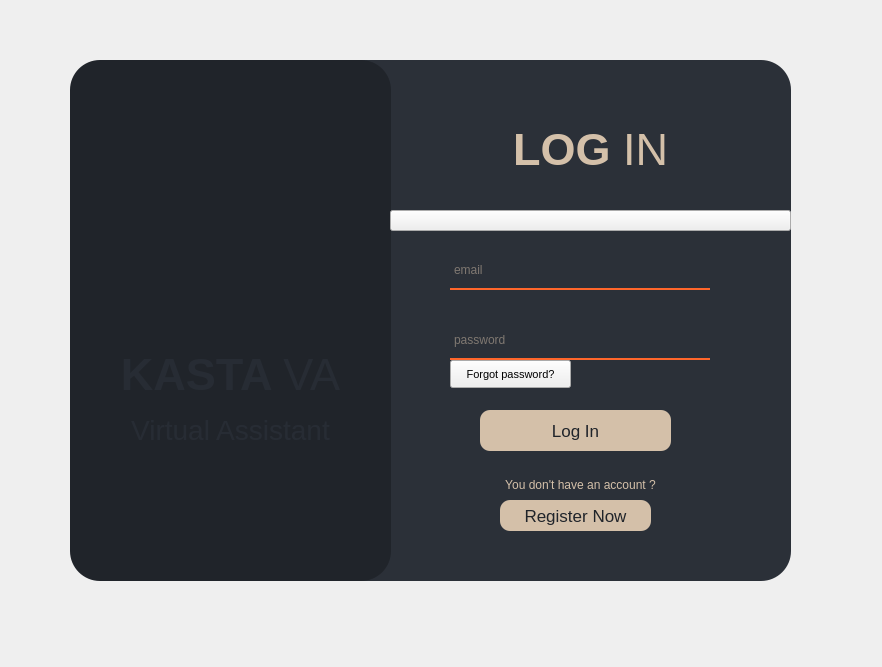
<?xml version="1.0" encoding="UTF-8"?>
<ui version="4.0">
 <class>Form</class>
 <widget class="QWidget" name="Form">
  <property name="geometry">
   <rect>
    <x>0</x>
    <y>0</y>
    <width>882</width>
    <height>667</height>
   </rect>
  </property>
  <property name="windowTitle">
   <string>Form</string>
  </property>
  <widget class="QWidget" name="widget" native="true">
   <property name="geometry">
    <rect>
     <x>30</x>
     <y>30</y>
     <width>871</width>
     <height>611</height>
    </rect>
   </property>
   <widget class="QLabel" name="label">
    <property name="geometry">
     <rect>
      <x>300</x>
      <y>30</y>
      <width>461</width>
      <height>521</height>
     </rect>
    </property>
    <property name="styleSheet">
     <string notr="true">background-color: #2b3038;
border-radius: 30px;</string>
    </property>
    <property name="text">
     <string>TextLabel</string>
    </property>
   </widget>
   <widget class="QLabel" name="label_2">
    <property name="geometry">
     <rect>
      <x>40</x>
      <y>30</y>
      <width>321</width>
      <height>521</height>
     </rect>
    </property>
    <property name="styleSheet">
     <string notr="true">background-color: #20242a;
border-radius: 30px;</string>
    </property>
    <property name="text">
     <string/>
    </property>
   </widget>
   <widget class="QLabel" name="label_3">
    <property name="geometry">
     <rect>
      <x>360</x>
      <y>80</y>
      <width>401</width>
      <height>81</height>
     </rect>
    </property>
    <property name="font">
     <font>
      <family>Segoe UI</family>
      <pointsize>34</pointsize>
     </font>
    </property>
    <property name="styleSheet">
     <string notr="true">color: rgb(212, 192, 169);</string>
    </property>
    <property name="text">
     <string>&lt;strong&gt;LOG &lt;/strong&gt;IN</string>
    </property>
    <property name="alignment">
     <set>Qt::AlignCenter</set>
    </property>
   </widget>
   <widget class="QLineEdit" name="emailLabel">
    <property name="geometry">
     <rect>
      <x>420</x>
      <y>220</y>
      <width>260</width>
      <height>40</height>
     </rect>
    </property>
    <property name="font">
     <font>
      <family>Segoe UI</family>
      <pointsize>9</pointsize>
     </font>
    </property>
    <property name="styleSheet">
     <string notr="true">background-color: rgba(0,0,0,0);
border: 2px solid rgba(0,0,0,0);
border-bottom-color: #ff662b;
color: rgb(212, 192, 169);
paddinf-bottom: 7px;</string>
    </property>
    <property name="placeholderText">
     <string>email</string>
    </property>
   </widget>
   <widget class="QLineEdit" name="passwordLabel">
    <property name="geometry">
     <rect>
      <x>420</x>
      <y>290</y>
      <width>260</width>
      <height>40</height>
     </rect>
    </property>
    <property name="font">
     <font>
      <family>Segoe UI</family>
      <pointsize>9</pointsize>
     </font>
    </property>
    <property name="styleSheet">
     <string notr="true">background-color: rgba(0,0,0,0);
border: 2px solid rgba(0,0,0,0);
border-bottom-color: #ff662b;
color: rgb(212, 192, 169);
paddinf-bottom: 7px;</string>
    </property>
    <property name="echoMode">
     <enum>QLineEdit::PasswordEchoOnEdit</enum>
    </property>
    <property name="placeholderText">
     <string>password</string>
    </property>
   </widget>
   <widget class="QPushButton" name="loginButton">
    <property name="geometry">
     <rect>
      <x>450</x>
      <y>380</y>
      <width>191</width>
      <height>41</height>
     </rect>
    </property>
    <property name="font">
     <font>
      <family>Segoe UI</family>
      <pointsize>13</pointsize>
     </font>
    </property>
    <property name="styleSheet">
     <string notr="true">QPushButton{
background-color:  rgb(212, 192, 169);
color: #20242a;
border-radius: 10px;
}
QPushButton:hover{
background-color: #837c73;
}

QPushButton:pressed{
padding-left: 5px;
padding-right: 5px;
background-position: calc(100% - 10px)center;
background-color: #ff662b;;
}</string>
    </property>
    <property name="text">
     <string>Log In</string>
    </property>
   </widget>
   <widget class="QPushButton" name="registerButton">
    <property name="geometry">
     <rect>
      <x>470</x>
      <y>470</y>
      <width>151</width>
      <height>31</height>
     </rect>
    </property>
    <property name="font">
     <font>
      <family>Segoe UI</family>
      <pointsize>13</pointsize>
     </font>
    </property>
    <property name="styleSheet">
     <string notr="true">QPushButton{
background-color:  rgb(212, 192, 169);
color: #20242a;
border-radius: 10px;
}
QPushButton:hover{
background-color: #837c73;
}

QPushButton:pressed{
padding-left: 5px;
padding-right: 5px;
background-position: calc(100% - 10px)center;
background-color: #ff662b;;
}</string>
    </property>
    <property name="text">
     <string>Register Now</string>
    </property>
   </widget>
   <widget class="QLabel" name="label_4">
    <property name="geometry">
     <rect>
      <x>350</x>
      <y>440</y>
      <width>401</width>
      <height>31</height>
     </rect>
    </property>
    <property name="font">
     <font>
      <family>Segoe UI</family>
      <pointsize>34</pointsize>
     </font>
    </property>
    <property name="styleSheet">
     <string notr="true">color: rgb(212, 192, 169);</string>
    </property>
    <property name="text">
     <string>&lt;html&gt;&lt;head/&gt;&lt;body&gt;&lt;p&gt;&lt;span style=&quot; font-size:9pt;&quot;&gt;You don't have an account ?&lt;/span&gt;&lt;/p&gt;&lt;/body&gt;&lt;/html&gt;</string>
    </property>
    <property name="alignment">
     <set>Qt::AlignCenter</set>
    </property>
   </widget>
   <widget class="QLabel" name="errorLabel">
    <property name="geometry">
     <rect>
      <x>360</x>
      <y>190</y>
      <width>401</width>
      <height>20</height>
     </rect>
    </property>
    <property name="styleSheet">
     <string notr="true">color: red;</string>
    </property>
    <property name="text">
     <string>&lt;html&gt;&lt;head/&gt;&lt;body&gt;&lt;p&gt;&lt;br/&gt;&lt;/p&gt;&lt;/body&gt;&lt;/html&gt;</string>
    </property>
    <property name="alignment">
     <set>Qt::AlignCenter</set>
    </property>
   </widget>
   <widget class="QPushButton" name="verifyButton">
    <property name="geometry">
     <rect>
      <x>360</x>
      <y>180</y>
      <width>401</width>
      <height>21</height>
     </rect>
    </property>
    <property name="styleSheet">
     <string notr="true">background-color: transparent;
color: red;

QPushButton{
background-color:  transparent;
color: red;;
border-radius: 10px;
}
QPushButton:hover{
background-color: #c40808;
}

QPushButton:pressed{
padding-left: 5px;
padding-right: 5px;
background-position: calc(100% - 10px)center;
background-color: #ff662b;;
}</string>
    </property>
    <property name="text">
     <string/>
    </property>
   </widget>
   <widget class="QPushButton" name="forgotPasswordButton">
    <property name="geometry">
     <rect>
      <x>420</x>
      <y>330</y>
      <width>121</width>
      <height>28</height>
     </rect>
    </property>
    <property name="font">
     <font>
      <family>Segoe UI</family>
      <pointsize>8</pointsize>
     </font>
    </property>
    <property name="layoutDirection">
     <enum>Qt::RightToLeft</enum>
    </property>
    <property name="styleSheet">
     <string notr="true">background-color: transparent;
color: rgb(212, 192, 169);

QPushButton{
background-color:  transparent;
color: rgb(212, 192, 169);
border-radius: 10px;
}
QPushButton:hover{
background-color: #c40808;
}

QPushButton:pressed{
padding-left: 5px;
padding-right: 5px;
background-position: calc(100% - 10px)center;
background-color: #ff662b;;
}</string>
    </property>
    <property name="text">
     <string>Forgot password?</string>
    </property>
   </widget>
   <widget class="QLabel" name="label_5">
    <property name="enabled">
     <bool>true</bool>
    </property>
    <property name="geometry">
     <rect>
      <x>50</x>
      <y>310</y>
      <width>301</width>
      <height>71</height>
     </rect>
    </property>
    <property name="font">
     <font>
      <family>Segoe UI</family>
      <pointsize>34</pointsize>
     </font>
    </property>
    <property name="styleSheet">
     <string notr="true">color: #272c34;</string>
    </property>
    <property name="text">
     <string>&lt;strong&gt;KASTA &lt;/strong&gt;VA</string>
    </property>
    <property name="alignment">
     <set>Qt::AlignCenter</set>
    </property>
   </widget>
   <widget class="QLabel" name="label_6">
    <property name="enabled">
     <bool>true</bool>
    </property>
    <property name="geometry">
     <rect>
      <x>50</x>
      <y>380</y>
      <width>301</width>
      <height>41</height>
     </rect>
    </property>
    <property name="font">
     <font>
      <family>Segoe UI</family>
      <pointsize>21</pointsize>
     </font>
    </property>
    <property name="styleSheet">
     <string notr="true">color: #272c34;</string>
    </property>
    <property name="text">
     <string>&lt;html&gt;&lt;head/&gt;&lt;body&gt;&lt;p&gt;Virtual Assistant&lt;/p&gt;&lt;/body&gt;&lt;/html&gt;</string>
    </property>
    <property name="alignment">
     <set>Qt::AlignCenter</set>
    </property>
   </widget>
   <widget class="QLabel" name="label_7">
    <property name="geometry">
     <rect>
      <x>120</x>
      <y>110</y>
      <width>141</width>
      <height>181</height>
     </rect>
    </property>
    <property name="styleSheet">
     <string notr="true">background-image: url(:/images/kastalogo.png);</string>
    </property>
    <property name="text">
     <string/>
    </property>
   </widget>
  </widget>
 </widget>
 <resources>
  <include location="../../icons/res.qrc"/>
 </resources>
 <connections/>
</ui>
